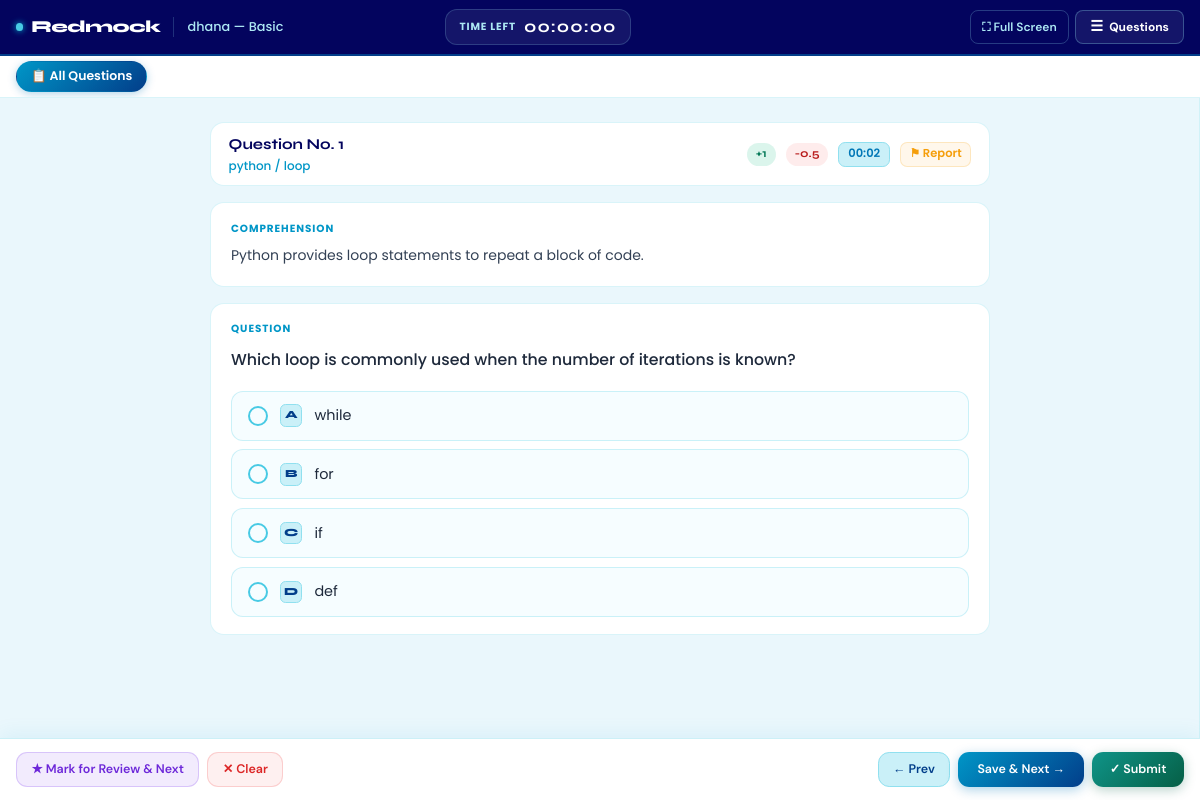
Page /quiz/attempt/3/ (signed in) on the earlier database version.
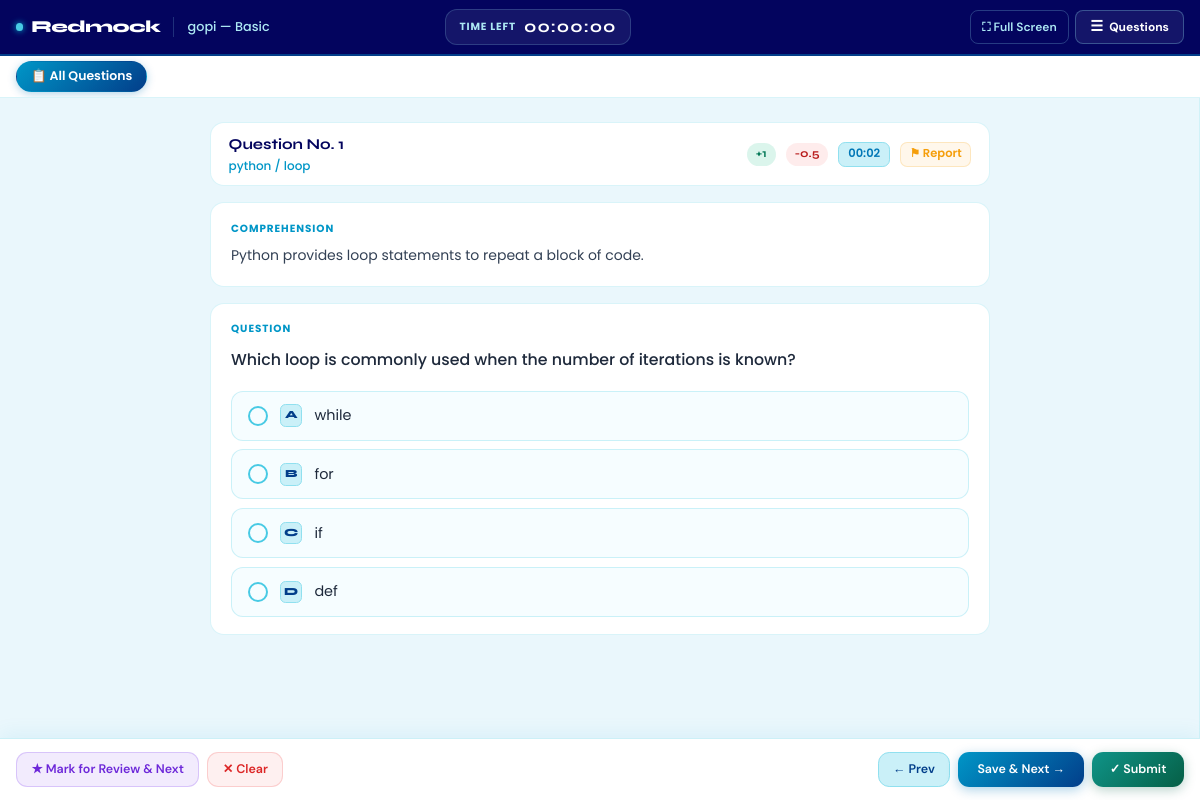
Same page on the later database version.
### quiz/models.py (models this page shows, shortened)
class CandidateTestAttempt(models.Model):
    SESSION_SINGLE = 'single'
    SESSION_MULTI = 'multi'
    SESSION_CHOICES = [
        (SESSION_SINGLE, 'Single'),
        (SESSION_MULTI, 'Multi'),
    ]
    candidate = models.ForeignKey(Candidate, on_delete=models.CASCADE, related_name='attempts')
    company = models.ForeignKey(Company, on_delete=models.CASCADE, related_name='attempts')
    session_type = models.CharField(max_length=10, choices=SESSION_CHOICES)
    level = models.CharField(max_length=20)
    question_count = models.PositiveIntegerField()
    duration_minutes = models.PositiveIntegerField()
    selected_subjects = models.JSONField(default=list, blank=True)
    selected_sub_titles = models.JSONField(default=list, blank=True)
    answers_json = models.JSONField(default=list, blank=True)
    correct_count = models.PositiveIntegerField(default=0)
    wrong_count = models.PositiveIntegerField(default=0)
    percentage = models.DecimalField(max_digits=5, decimal_places=2, default=0)
    started_at = models.DateTimeField(blank=True, null=True)
    submitted_at = models.DateTimeField(blank=True, null=True)
    is_submitted = models.BooleanField(default=False)
    created_at = models.DateTimeField(auto_now_add=True)
    class Meta:
        ordering = ['-created_at']

class Candidate(models.Model):
    name = models.CharField(max_length=150)
    email = models.EmailField()
    designation_tech = models.CharField(max_length=150)
    created_at = models.DateTimeField(auto_now_add=True)
    class Meta:
        ordering = ['name']

### quiz/views.py (the view, shortened to what this page needs)
# urls.py: path('attempt/<int:attempt_id>/', views.take_test, name='take'),
@company_login_required
def take_test(request, attempt_id):
    attempt = get_object_or_404(
        CandidateTestAttempt.objects.select_related('candidate', 'company'),
        pk=attempt_id,
        company=request.company,
    )
    answer_rows = attempt.answers_json or []
    question_ids = [row['question_id'] for row in answer_rows]
    questions = list(
        Quiz.objects.filter(id__in=question_ids, test_subject__company=request.company).select_related(
            'test_subject', 'sub_title'
        )
    )
    question_map = {question.id: question for question in questions}
    ordered_questions = [question_map[qid] for qid in question_ids if qid in question_map]
    initial_answers = {row['question_id']: row.get('selected_answer', '') for row in answer_rows}
    context = {
        'attempt': attempt,
        'questions': ordered_questions,
        'initial_answers': initial_answers,
        'end_time_iso': (
            attempt.started_at + timedelta(minutes=attempt.duration_minutes)
        ).isoformat()
        if attempt.started_at
        else '',
    }
    return render(request, 'quiz/take_test.html', context)

### dashboard/templatetags/dashboard_extras.py (called while the page is built)
@register.filter
def get_item(mapping, key):
    return mapping.get(key)

### dashboard/views.py (called while the page is built)
def get_logged_in_company(request):
    company_id = request.session.get('company_id')
    if not company_id:
        return None
    return Company.objects.filter(id=company_id, is_active=True).first()

def company_login_required(view_func):
    @wraps(view_func)
    def wrapper(request, *args, **kwargs):
        company = get_logged_in_company(request)
        if not company:
            return redirect(f"{reverse('dashboard:login')}?next={request.path}")
        request.company = company
        return view_func(request, *args, **kwargs)
    return wrapper

### templates/quiz/take_test.html (shortened to what the changed rows need)
{% extends "base.html" %}
{% load dashboard_extras %}
{% block content %}
<div class="tt-top">
    <div class="tt-brand">
        <span class="tt-brand-dot"></span>
        <span class="tt-brand-name">Redmock</span>
    </div>
    <span class="tt-title">{{ attempt.candidate.name }} — {{ attempt.level|title }}</span>
    <div class="tt-timer-wrap">
        <span class="tt-timer-label">Time Left</span>
        <span class="tt-timer-val" id="countdown">--:--:--</span>
    </div>
    <div class="tt-top-actions">
        <button class="tt-btn-sm" onclick="toggleFullscreen()">⛶ Full Screen</button>
        <button class="tt-drawer-toggle" id="drawerToggle" onclick="toggleDrawer()">
        </button>
    </div>
</div>
{% endblock %}

Differences in the rows shown:
changed through a linked row, CandidateTestAttempt "Basic": candidate.name "dhana" → "gopi"
